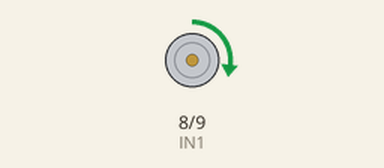
The sketch below on a simulated Arduino Uno, built with avr-gcc and run on an emulated ATmega328P. On the bench: motor-driver pin pairs drawn as motors (green arrow = first pin HIGH = forward, orange = second pin HIGH = backward, longer = more drive, scaled by the enable pin).

Above: at 0.05 s.
At 5.2 s:
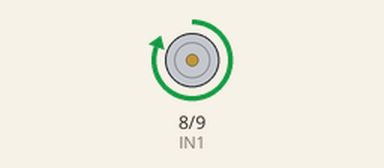
At 17.6 s:
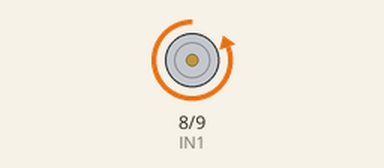
At 24.7 s:
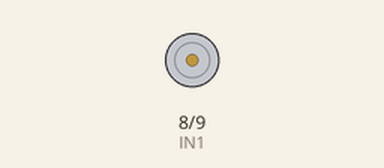
Timing chart, 0 to 33.5 s (numbered marks = the images above):
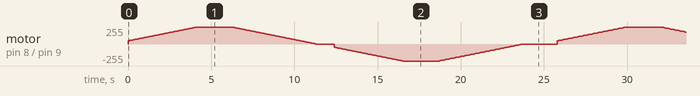

The sketch:

ponte_h1.ino
```cpp
int IN1 = 8;     // Controle de direção 1
int IN2 = 9;     // Controle de direção 2
int ENA = 10;    // Controle de velocidade (PWM)

void setup() {
  pinMode(IN1, OUTPUT);
  pinMode(IN2, OUTPUT);
  pinMode(ENA, OUTPUT);

  // Inicia com motor parado
  digitalWrite(IN1, LOW);
  digitalWrite(IN2, LOW);
  analogWrite(ENA, 0);
}

void loop() {
  // Sentido horário (frente)
  digitalWrite(IN1, HIGH);
  digitalWrite(IN2, LOW);

  // Aceleração progressiva: 0 → 255
  for(int velocidade = 50; velocidade <= 255; velocidade += 5) {
    analogWrite(ENA, velocidade);
    delay(100);  // Tempo entre incrementos
  }

  // Mantém na velocidade máxima por 2 segundos
  delay(2000);

  // Desaceleração progressiva: 255 → 0
  for(int velocidade = 255; velocidade >= 0; velocidade -= 5) {
    analogWrite(ENA, velocidade);
    delay(100);
  }

  // Pausa de 1 segundo
  delay(1000);

  // Sentido anti-horário (ré)
  digitalWrite(IN1, LOW);
  digitalWrite(IN2, HIGH);

  // Aceleração progressiva no sentido inverso
  for(int velocidade = 50; velocidade <= 255; velocidade += 5) {
    analogWrite(ENA, velocidade);
    delay(100);
  }

  // Mantém na velocidade máxima por 2 segundos
  delay(2000);

  // Desaceleração progressiva
  for(int velocidade = 255; velocidade >= 0; velocidade -= 5) {
    analogWrite(ENA, velocidade);
    delay(100);
  }

  // Pausa final de 2 segundos antes de repetir
  delay(2000);
}
```
